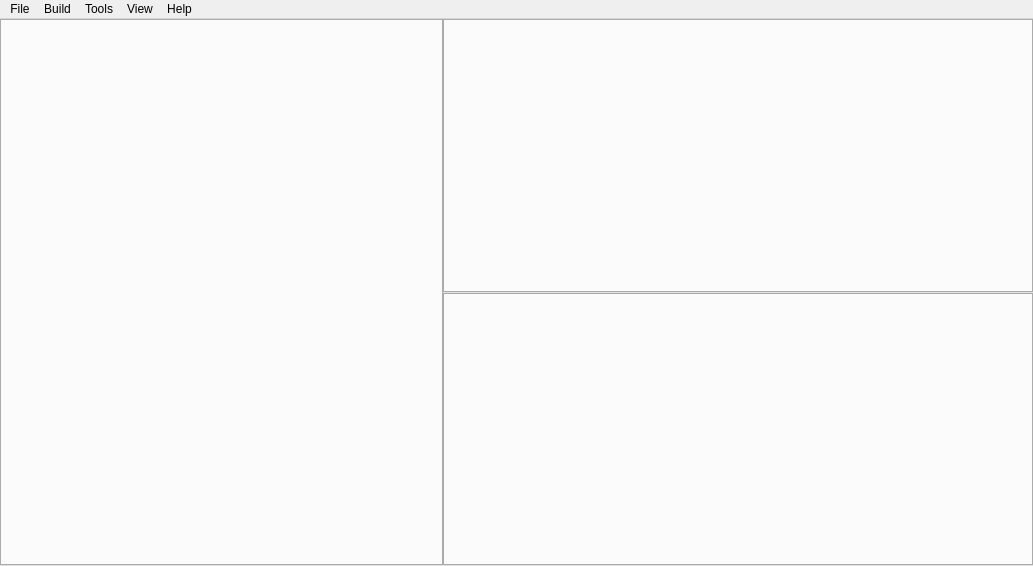
<?xml version="1.0" encoding="UTF-8"?>
<ui version="4.0">
 <class>MainWindow</class>
 <widget class="QMainWindow" name="MainWindow">
  <property name="geometry">
   <rect>
    <x>0</x>
    <y>0</y>
    <width>1033</width>
    <height>566</height>
   </rect>
  </property>
  <widget class="QWidget" name="centralWidget">
   <layout class="QHBoxLayout" name="horizontalLayout">
    <property name="leftMargin">
     <number>0</number>
    </property>
    <property name="topMargin">
     <number>0</number>
    </property>
    <property name="rightMargin">
     <number>0</number>
    </property>
    <property name="bottomMargin">
     <number>0</number>
    </property>
    <item>
     <widget class="QSplitter" name="splitterMain">
      <property name="orientation">
       <enum>Qt::Horizontal</enum>
      </property>
      <property name="handleWidth">
       <number>0</number>
      </property>
      <property name="childrenCollapsible">
       <bool>false</bool>
      </property>
      <widget class="QTabWidget" name="tabWidgetSideBar">
       <property name="minimumSize">
        <size>
         <width>50</width>
         <height>0</height>
        </size>
       </property>
       <property name="tabPosition">
        <enum>QTabWidget::West</enum>
       </property>
      </widget>
      <widget class="QSplitter" name="splitterRight">
       <property name="minimumSize">
        <size>
         <width>50</width>
         <height>0</height>
        </size>
       </property>
       <property name="orientation">
        <enum>Qt::Vertical</enum>
       </property>
       <property name="handleWidth">
        <number>0</number>
       </property>
       <property name="childrenCollapsible">
        <bool>false</bool>
       </property>
       <widget class="QTabWidget" name="tabWidgetCave">
        <property name="minimumSize">
         <size>
          <width>0</width>
          <height>50</height>
         </size>
        </property>
        <property name="tabsClosable">
         <bool>true</bool>
        </property>
        <property name="movable">
         <bool>true</bool>
        </property>
       </widget>
       <widget class="QTabWidget" name="tabWidgetOutput">
        <property name="minimumSize">
         <size>
          <width>0</width>
          <height>50</height>
         </size>
        </property>
       </widget>
      </widget>
     </widget>
    </item>
   </layout>
  </widget>
  <widget class="QMenuBar" name="menuBar">
   <property name="geometry">
    <rect>
     <x>0</x>
     <y>0</y>
     <width>1033</width>
     <height>21</height>
    </rect>
   </property>
   <widget class="QMenu" name="menuFile">
    <property name="title">
     <string>File</string>
    </property>
    <widget class="QMenu" name="menuNew">
     <property name="title">
      <string>New</string>
     </property>
     <addaction name="actionNewProject"/>
     <addaction name="actionNewIrbis"/>
    </widget>
    <addaction name="menuNew"/>
    <addaction name="actionOpenProject"/>
    <addaction name="actionRecentProjects"/>
    <addaction name="actionCloseProject"/>
    <addaction name="separator"/>
    <addaction name="actionOpenFile"/>
    <addaction name="actionRecentFiles"/>
    <addaction name="separator"/>
    <addaction name="actionSaveFileAs"/>
    <addaction name="separator"/>
    <addaction name="actionClose"/>
    <addaction name="actionCloseAll"/>
    <addaction name="actionCloseOther"/>
    <addaction name="separator"/>
    <addaction name="actionExit"/>
   </widget>
   <widget class="QMenu" name="menuHelp">
    <property name="title">
     <string>Help</string>
    </property>
    <addaction name="actionAbout"/>
   </widget>
   <widget class="QMenu" name="menuView">
    <property name="title">
     <string>View</string>
    </property>
    <addaction name="actionShowSidebar"/>
    <addaction name="actionShowOutput"/>
   </widget>
   <widget class="QMenu" name="menuTools">
    <property name="title">
     <string>Tools</string>
    </property>
    <addaction name="actionUnitBuilder"/>
    <addaction name="separator"/>
    <addaction name="actionOptions"/>
   </widget>
   <widget class="QMenu" name="menuBuild">
    <property name="title">
     <string>Build</string>
    </property>
    <addaction name="actionBuild"/>
    <addaction name="actionStop"/>
   </widget>
   <addaction name="menuFile"/>
   <addaction name="menuBuild"/>
   <addaction name="menuTools"/>
   <addaction name="menuView"/>
   <addaction name="menuHelp"/>
  </widget>
  <action name="actionAbout">
   <property name="text">
    <string>About...</string>
   </property>
  </action>
  <action name="actionOpenProject">
   <property name="text">
    <string>Open Project...</string>
   </property>
  </action>
  <action name="actionSaveFileAs">
   <property name="enabled">
    <bool>false</bool>
   </property>
   <property name="text">
    <string>Save File As...</string>
   </property>
   <property name="shortcut">
    <string>Ctrl+S</string>
   </property>
  </action>
  <action name="actionExit">
   <property name="text">
    <string>Exit</string>
   </property>
   <property name="shortcut">
    <string>Ctrl+Q</string>
   </property>
  </action>
  <action name="actionClose">
   <property name="enabled">
    <bool>false</bool>
   </property>
   <property name="text">
    <string>Close File</string>
   </property>
   <property name="shortcut">
    <string>Ctrl+W</string>
   </property>
  </action>
  <action name="actionShowSidebar">
   <property name="checkable">
    <bool>true</bool>
   </property>
   <property name="checked">
    <bool>true</bool>
   </property>
   <property name="text">
    <string>Show Sidebar</string>
   </property>
   <property name="shortcut">
    <string>Alt+0</string>
   </property>
  </action>
  <action name="actionOptions">
   <property name="text">
    <string>Options...</string>
   </property>
  </action>
  <action name="actionCloseAll">
   <property name="enabled">
    <bool>false</bool>
   </property>
   <property name="text">
    <string>Close All</string>
   </property>
  </action>
  <action name="actionCloseOther">
   <property name="enabled">
    <bool>false</bool>
   </property>
   <property name="text">
    <string>Close Other</string>
   </property>
  </action>
  <action name="actionUnitBuilder">
   <property name="text">
    <string>UnitBuilder...</string>
   </property>
  </action>
  <action name="actionBuild">
   <property name="text">
    <string>Build</string>
   </property>
   <property name="shortcut">
    <string>F9</string>
   </property>
  </action>
  <action name="actionStop">
   <property name="text">
    <string>Stop</string>
   </property>
  </action>
  <action name="actionNew_Irbis_File">
   <property name="text">
    <string>New Irbis File...</string>
   </property>
  </action>
  <action name="actionCloseProject">
   <property name="text">
    <string>Close Project</string>
   </property>
  </action>
  <action name="actionOpen_Irbis_File">
   <property name="text">
    <string>Open Irbis File...</string>
   </property>
  </action>
  <action name="actionRecentProjects">
   <property name="text">
    <string>Recent Projects</string>
   </property>
  </action>
  <action name="actionNewProject">
   <property name="text">
    <string>Project...</string>
   </property>
  </action>
  <action name="actionNewIrbis">
   <property name="text">
    <string>Irbis File...</string>
   </property>
  </action>
  <action name="actionIrbis_Library">
   <property name="text">
    <string>Irbis Library...</string>
   </property>
  </action>
  <action name="actionOpenFile">
   <property name="text">
    <string>Open File...</string>
   </property>
   <property name="shortcut">
    <string>Ctrl+O</string>
   </property>
  </action>
  <action name="actionRecentFiles">
   <property name="text">
    <string>Recent Files</string>
   </property>
  </action>
  <action name="actionShowOutput">
   <property name="checkable">
    <bool>true</bool>
   </property>
   <property name="checked">
    <bool>true</bool>
   </property>
   <property name="text">
    <string>Show Output</string>
   </property>
  </action>
 </widget>
 <layoutdefault spacing="6" margin="11"/>
 <resources/>
 <connections/>
</ui>
